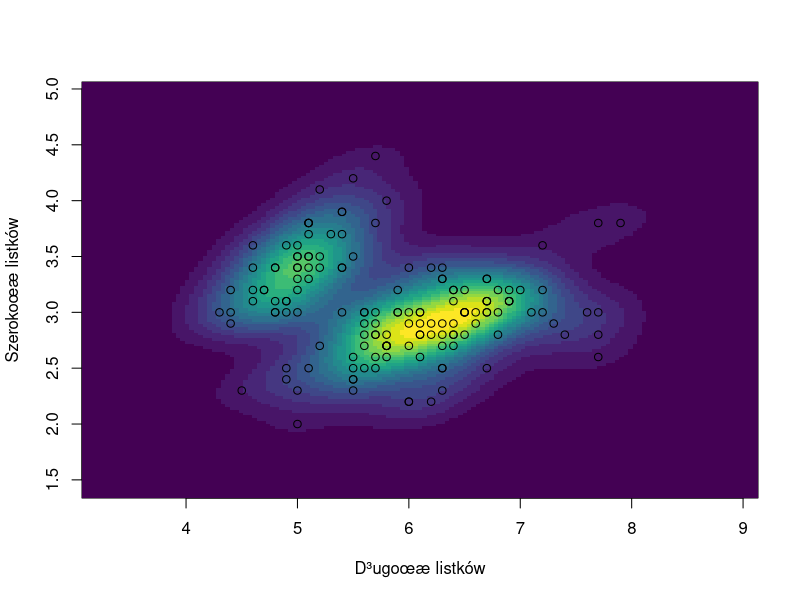
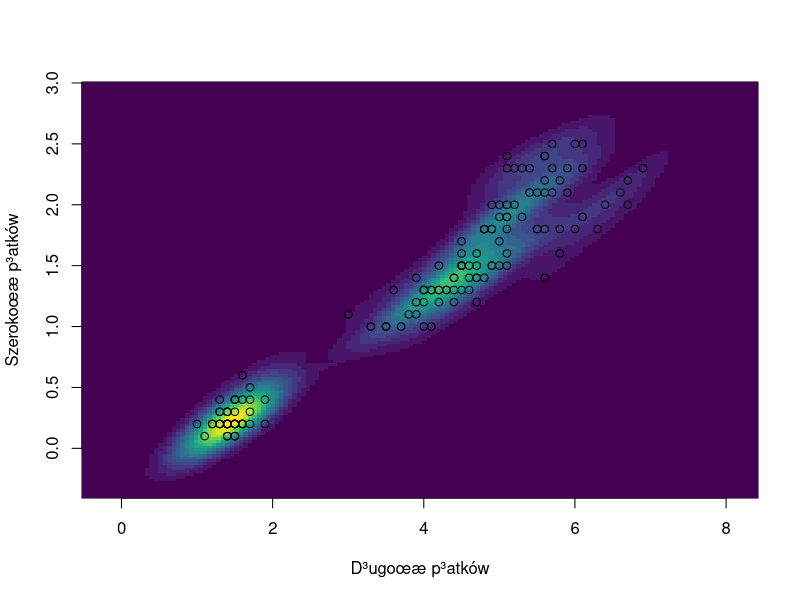
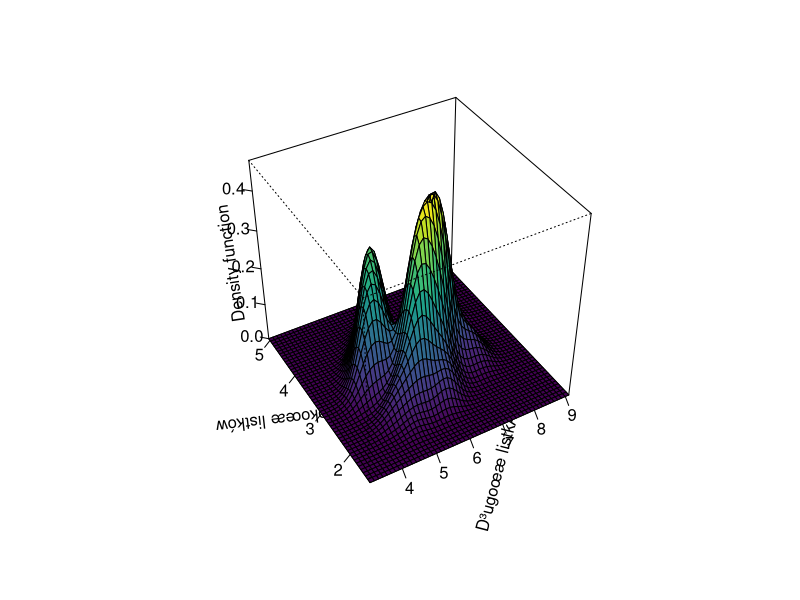
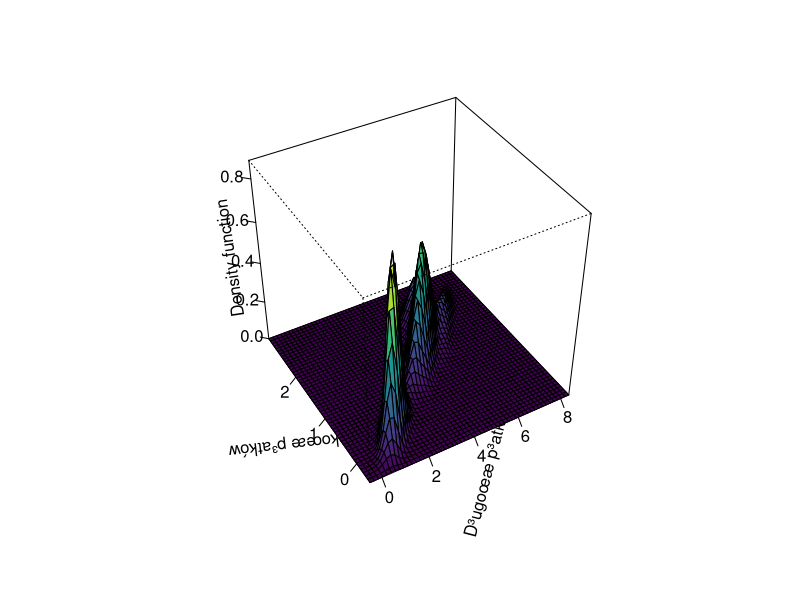

Source code (R) for these figures, in order:
library(ks)
df <- as.data.frame(iris)

#Dla stworzenia wykresu potrzebuje tylko dwóch zmiennych regresoróW 

#1
Zestaw_sepal_X <- data.frame(df$Sepal.Length, df$Sepal.Width)
Zestaw_petal_X <- data.frame(df$Petal.Length, df$Petal.Width)
Y <- data.frame(df$Species)

H1 <- Hscv(x=Zestaw_sepal_X) #optymalna wartoœæ estymatora macierzy bandwidth wg sprawdzianu krzyzowego
H2 <- Hscv(x=Zestaw_petal_X)

kde_sepal <- ks::kde(x = Zestaw_sepal_X, H = H1)
image(kde_sepal$eval.points[[1]], kde_sepal$eval.points[[2]], kde_sepal$estimate,
      col = viridis::viridis(20), xlab = "D³ugoœæ listków", ylab = "Szerokoœæ listków")
points(kde_sepal$x) 

kde_petal <- ks::kde(x = Zestaw_petal_X, H = H2)
image(kde_petal$eval.points[[1]], kde_petal$eval.points[[2]], kde_petal$estimate,
      col = viridis::viridis(20), xlab = "D³ugoœæ p³atków", ylab = "Szerokoœæ p³atków")
points(kde_petal$x) 

plot(kde_sepal, display = "persp", col.fun = viridis::viridis, xlab = "D³ugoœæ listkÃ³w", ylab = "Szerokoœæ listków")
plot(kde_petal, display = "persp", col.fun = viridis::viridis, xlab = "D³ugoœæ p³atków", ylab = "Szerokoœæ p³atków")

#2
train.size <- 0.8 * nrow(df)
proba <- sample(1:nrow(df), size = train.size)

normalizacja <-function(x) {(x -min(x))/(max(x)-min(x))}
iris_norm <- as.data.frame(lapply(iris[,c(1,2,3,4)], normalizacja))
iris_norm$Species <- df$Species

df_treningowy <-  iris_norm[proba,]
df_testowy <-  iris_norm[-proba,]

x_train <- df_treningowy[,1:4]
x_test <- df_testowy[,1:4]

y_train <- as.factor(df_treningowy[,5])
y_test <- as.factor(df_testowy[,5])

library(class)
prognoza5 <- knn(x_train,x_test,cl=y_train,k=5)
prognoza50 <- knn(x_train,x_test,cl=y_train,k=50)

#tabela trafnoœci
tt <- table(prognoza5,y_test)
tt

#obliczamy dok³adnoœæ klasyfikacji dla zbioru testowego
dokladnosc <- function(x){sum(diag(x)/(sum(rowSums(x)))) * 100}
dokladnosc(tt)
